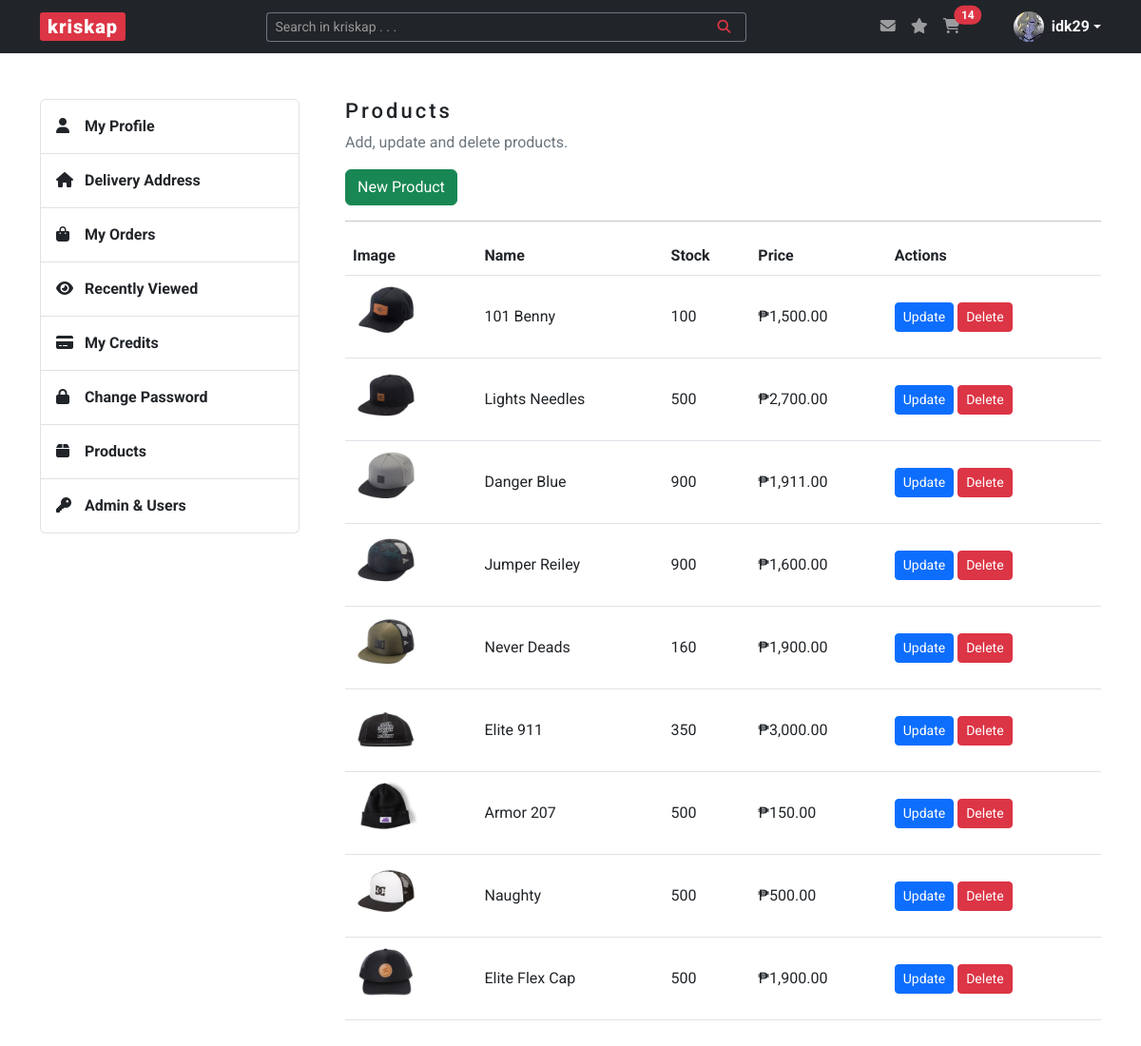
The page /product (signed in) on the database as committed earlier.
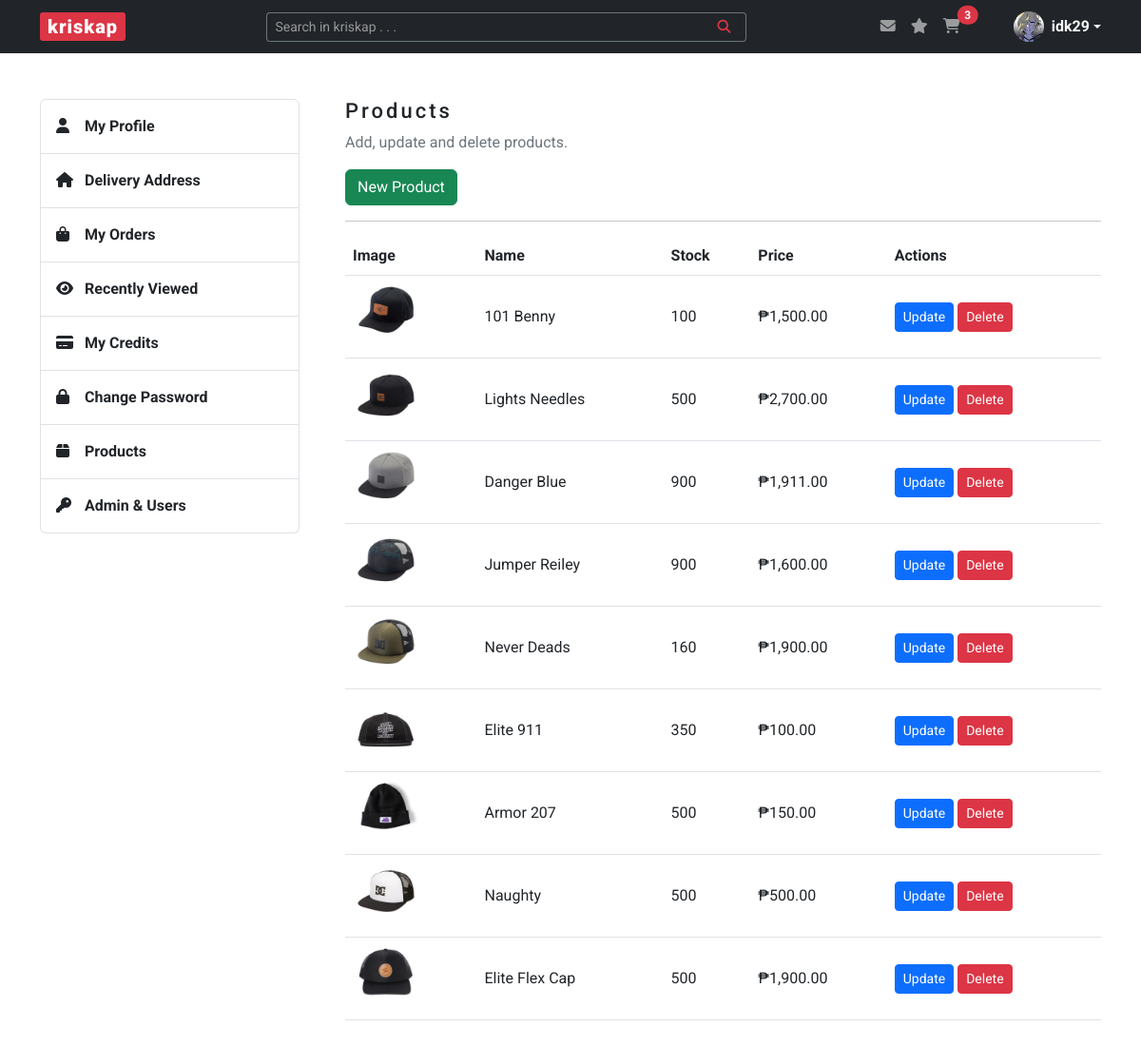
The same page on the database as committed later.
### kriskap/models.py (models this page shows)
class Product(db.Model):
    __tablename__ = "products"
    id = db.Column(db.Integer, primary_key=True)
    name = db.Column(db.String(60), unique=True, nullable=False)
    stock = db.Column(db.Integer, nullable=False)
    price = db.Column(db.Integer, nullable=False)
    image_file = db.Column(db.String(250), nullable=False)
    carts = relationship("Cart", back_populates="parent_product")

### kriskap/products/routes.py (the view)
@products.route("/product")
@login_required
@admin_only
def product():
    form = ProductForm()
    products = Product.query.order_by(desc("id")).all()
    return render_template(
        "product.html", title="Products", products=products, form=form
    )

### kriskap/products/forms.py (shortened to what this page needs)
class ProductForm(FlaskForm):
    name = StringField("Name", validators=[DataRequired(), Length(min=5, max=60)])
    stock = IntegerField("Stock")
    price = FloatField("Price")
    image_f = FileField(
        "Image",
        validators=[DataRequired(), FileAllowed(["jpg", "png", "jpeg", "webp"])],
    )
    submit = SubmitField("Submit")

### kriskap/models.py (called while the page is built)
@login_manager.user_loader
def load_user(user_id):
    return User.query.get(int(user_id))

### kriskap/users/utils.py (called while the page is built)
def admin_only(f):
    @wraps(f)
    def decorated_function(*args, **kwargs):
        if current_user.user_type != "admin":
            return abort(403)
        return f(*args, **kwargs)
    return decorated_function

### kriskap/templates/product.html (shortened to what this page needs)
{% extends "base.html" %}
{% block content %}
    <div id="account-login" class="content-section mb-5">
        <div class="row justify-content-between">
            {% include "aside.html" %}
            <section class="col-lg-9 ps-lg-5">
                <h3>Products</h3>
                <p class="text-secondary">Add, update and delete products.</p>
                <a href="{{ url_for('products.new_product') }}" class="btn btn-success">New Product</a>
                <hr>
                <table class="table">
                    <thead>
                      <tr>
                        <th scope="col">Image</th>
                        <th scope="col">Name</th>
                        <th scope="col">Stock</th>
                        <th scope="col">Price</th>
                        <th scope="col">Actions</th>
                      </tr>
                    </thead>
                    <tbody>
                    {% for product in products %}
                            <tr class="align-middle">
                                <td><img width="70px" src="{{ url_for('static', filename='img/product_pics/' + product.image_file) }}" alt="Image Preview" class="image_view"></td>
                                <td>{{ product.name }}</td>
                                <td>{{ product.stock }}</td>
                                <td>{{ "₱{:,.2f}".format(product.price) }}</td>
                                <td>
                                <a href="{{ url_for('products.update_product', product_id=product.id) }}" class="btn btn-primary btn-sm">Update</a>
                                    <a href="#deleteModal{{ product.id }}" class="btn btn-danger btn-sm" data-bs-toggle="modal">Delete</a>
                                </td>
                            </tr>
                    {% endfor %}
                    </tbody>
                  </table>
            </section>
        </div>
    </div>
{% endblock %}

### kriskap/templates/base.html (shortened to what this page needs)
<!DOCTYPE html>
<html lang="en">
<head>
    <link rel="stylesheet" href="https://cdn.jsdelivr.net/npm/bootstrap@5.3.0-alpha1/dist/css/bootstrap.min.css">
    <link rel="stylesheet" href="{{ url_for('static', filename='css/styles.css') }}">
</head>
<body>
    <header>
        <nav class="navbar navbar-expand-lg navbar-dark bg-dark">
            <div class="container">
                <a class="navbar-brand px-2 py-0" href="{{ url_for('main.home') }}">kriskap</a>
                <div class="collapse navbar-collapse" id="navbarSupportedContent">
                    <form class="d-flex ms-auto form-search w-50" role="search">
                        <div class="input-group input-group-sm">
                            <input type="text" class="form-control text-bg-dark border-secondary border-end-0" placeholder="Search in kriskap . . ." aria-label="Search in kriskap . . ." aria-describedby="button-addon">
                            <button class="btn btn-outline-danger border-start-0 border-secondary" type="button" id="button-addon"><i class="fa-solid fa-magnifying-glass px-2"></i></button>
                        </div>
                    </form>
                    <ul class="navbar-nav ms-auto mb-2 mb-lg-0 notification-cart">
                        <li class="nav-item">
                            <a href="" class="nav-link position-relative d-inline-block">
                                <i class="fa-solid fa-envelope"></i>
                            </a>
                        </li>
                        <li class="nav-item">
                            <a href="" class="nav-link d-inline-block">
                                <i class="fa-solid fa-star"></i>
                            </a>
                        </li>
                        <li class="nav-item me-5">
                            <a href="{{ url_for('carts.view_cart') }}" class="nav-link position-relative d-inline-block">
                                <i class="fa-solid fa-cart-shopping"></i>
                                {% if current_user.is_authenticated %}
                                    <span id="cartTotal" class="position-absolute start-100 translate-middle badge rounded-pill bg-danger">
                                        {% set items = [] %}
                                        {{ items | sum }}
                                    </span>
                                {% endif %}
                            </a>
                        </li>
                        {% if current_user.is_authenticated %}
                        <li class="dropdown d-flex align-items-center">
                            <a href="#" class="d-flex align-items-center text-light text-decoration-none dropdown-toggle" data-bs-toggle="dropdown" aria-expanded="false">
                                <img src="{{ url_for('static', filename='img/profile_pics/' + current_user.image_file) }}" alt="" width="32" height="32" class="rounded-circle me-2">
                                <strong>{{ current_user.username }}</strong>
                            </a>
                        </li>
                        {% endif %}
                    </ul>
                </div>
            </div>
        </nav>
    </header>
    <main class="container mt-5">
        {% block content %} {% endblock %}
    </main>
</body>
</html>

Rows that differ between the two databases and show on the page:
changed Product "Elite 911": price "₱3,000.00" → "₱100.00"
Other text that changed with them:
{{ items | sum }}: "14" → "3"
